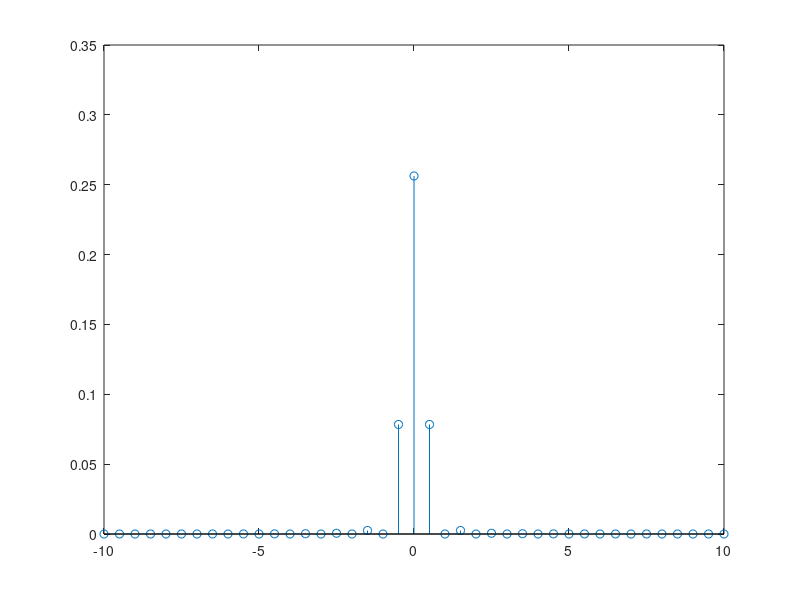

Recreate this plot in MATLAB.
% MATLAB script for Illustrative Problem 4, Chapter 1.
clear all;clc;
echo on
n=[-20:1:20];
% Fourier series coefficients of x(t) vector 
x=.5*(sinc(n/2)).^2;
% sampling interval
ts=1/40;
% time vector
t=[-.5:ts:1.5];
% impulse response
fs=1/ts;
h=[zeros(1,20),t(21:61),zeros(1,20)];
% transfer function
H=fft(h)/fs;
% frequency resolution
df=fs/80;
f=[0:df:fs]-fs/2;
% rearrange H
H1=fftshift(H);
y=x.*H1(21:61);
% Plotting commands follow.
figure(1);stem(f(21:61),abs(y));